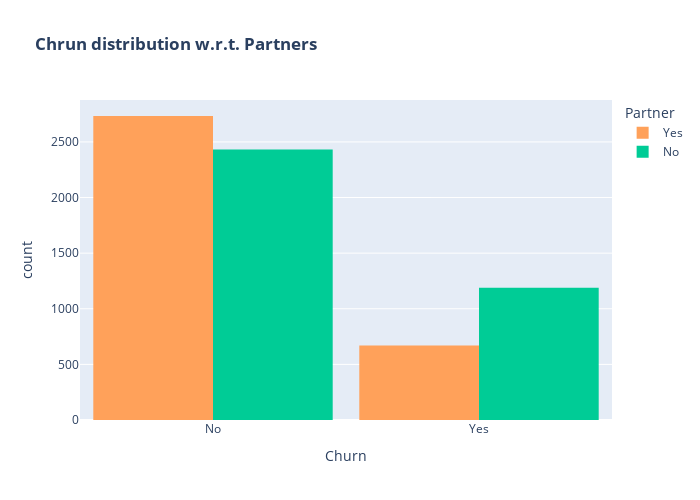

The notebook cell saved with this chart:
### Markdown cell above
Customers without dependents are more likely to churn

### Code cell
color_map = {"Yes": '#FFA15A', "No": '#00CC96'}
fig = px.histogram(df, x="Churn", color="Partner", barmode="group", title="<b>Chrun distribution w.r.t. Partners</b>", color_discrete_map=color_map)
fig.update_layout(width=700, height=500, bargap=0.1)
fig.show()

### Figure 1 — Plotly figure (JSON) as saved in the notebook; plotly's stock layout.template omitted (floating-point values rounded to 4 significant figures; data arrays with more than 128 entries replaced by an {"elided": "..."} marker saying what was removed)
{"data": [{"alignmentgroup": "True", "bingroup": "x", "hovertemplate": "Partner=Yes<br>Churn=%{x}<br>count=%{y}<extra></extra>", "legendgroup": "Yes", "marker": {"color": "#FFA15A", "pattern": {"shape": ""}}, "name": "Yes", "offsetgroup": "Yes", "orientation": "v", "showlegend": true, "type": "histogram", "x": {"elided": "3402 str values"}, "xaxis": "x", "yaxis": "y"}, {"alignmentgroup": "True", "bingroup": "x", "hovertemplate": "Partner=No<br>Churn=%{x}<br>count=%{y}<extra></extra>", "legendgroup": "No", "marker": {"color": "#00CC96", "pattern": {"shape": ""}}, "name": "No", "offsetgroup": "No", "orientation": "v", "showlegend": true, "type": "histogram", "x": {"elided": "3619 str values"}, "xaxis": "x", "yaxis": "y"}], "layout": {"bargap": 0.1, "barmode": "group", "height": 500, "legend": {"title": {"text": "Partner"}, "tracegroupgap": 0}, "title": {"text": "<b>Chrun distribution w.r.t. Partners</b>"}, "width": 700, "xaxis": {"anchor": "y", "domain": [0, 1], "title": {"text": "Churn"}}, "yaxis": {"anchor": "x", "domain": [0, 1], "title": {"text": "count"}}}}
